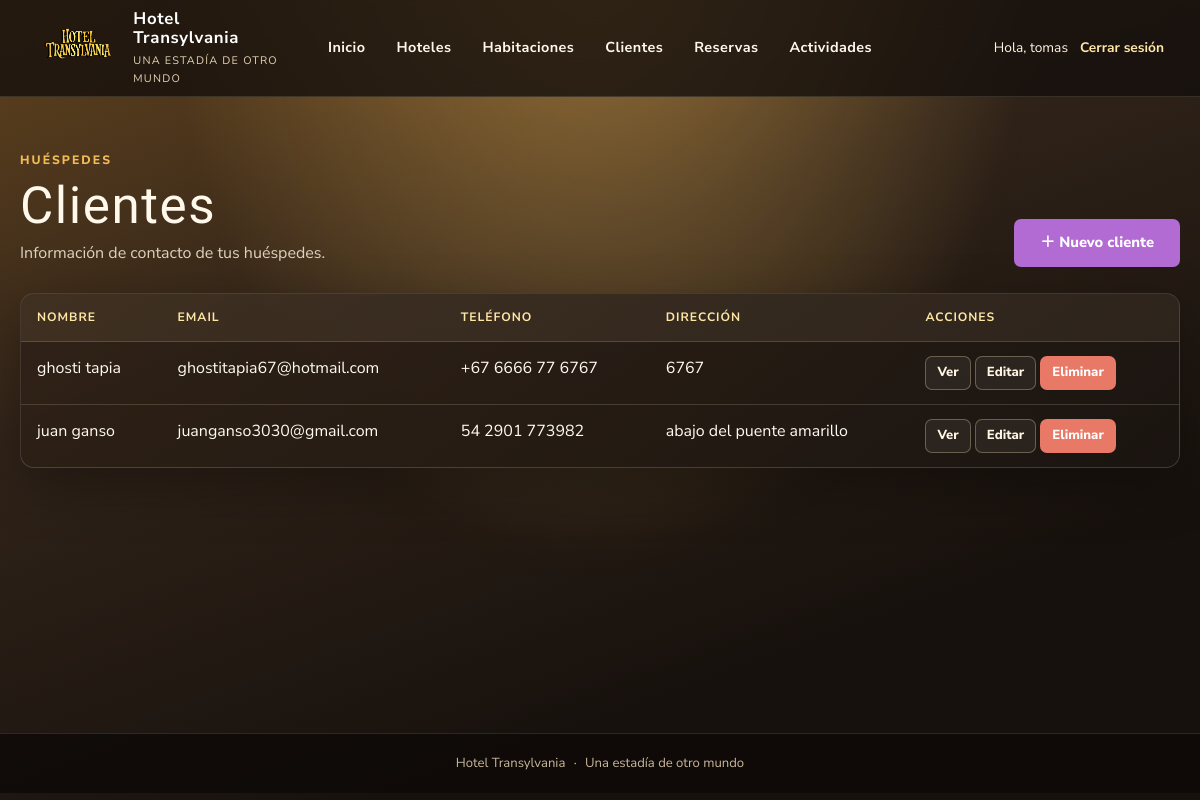
The app's page /clientes/ (signed in) with its own data.
### apps/cliente/models.py (models this page shows, shortened)
class Cliente(models.Model):
    nombre = models.CharField(max_length=100)
    apellido = models.CharField(max_length=100)
    email = models.EmailField(unique=True)
    telefono = models.CharField(max_length=20, blank=True, null=True)
    direccion = models.TextField(blank=True, null=True)

### apps/cliente/views.py (the view)
# urls.py: path('', login_required(ClienteListView.as_view()), name='cliente_list'),
class ClienteListView(LoginRequiredMixin, ListView):
    model = Cliente
    template_name = 'cliente/list.html'
    context_object_name = 'cliente'

### templates/cliente/list.html (shortened to what this page needs)
{% extends "base/base.html" %}
{% block content %}
<section class="page-heading">
    <div><p class="eyebrow">Huéspedes</p><h1>Clientes</h1><p class="subtitle">Información de contacto de tus huéspedes.</p></div>
    <a class="button" href="{% url 'cliente:cliente_create' %}">＋ Nuevo cliente</a>
</section>
{% if cliente %}
<div class="table-wrap">
    <table>
        <thead><tr><th>Nombre</th><th>Email</th><th>Teléfono</th><th>Dirección</th><th>Acciones</th></tr></thead>
        <tbody>{% for item in cliente %}
            <tr>
                <td>{{ item.nombre }} {{ item.apellido }}</td><td>{{ item.email }}</td>
                <td>{{ item.telefono|default:"—" }}</td><td>{{ item.direccion|default:"—"|truncatechars:60 }}</td>
                <td class="actions-cell">
                    <a class="button secondary small" href="{% url 'cliente:cliente_detail' item.pk %}">Ver</a>
                    <a class="button secondary small" href="{% url 'cliente:cliente_update' item.pk %}">Editar</a>
                    <a class="button danger small" href="{% url 'cliente:cliente_delete' item.pk %}">Eliminar</a>
                </td>
            </tr>
        {% endfor %}</tbody>
    </table>
</div>
{% else %}
<section class="empty-state"><p>Todavía no hay clientes registrados.</p><a class="button" href="{% url 'cliente:cliente_create' %}">Registrar primer cliente</a></section>
{% endif %}
{% endblock %}

### templates/base/base.html (shortened to what this page needs)
{% load static %}
<!doctype html>
<html lang="es">
<head>
    <link rel="stylesheet" href="{% static 'css/halloween.css' %}">
</head>
<body class="{% block page_class %}inner-page{% endblock %}">
    <header class="site-header">
        <div class="header-inner">
            <a class="brand" href="{% url 'inicio:inicio' %}">
                <img src="{% static 'img/hotel-transylvania-logo.png' %}" alt="Logo de Hotel Transylvania">
                <span class="brand-copy">
                    <strong>Hotel Transylvania</strong>
                    <span>Una estadía de otro mundo</span>
                </span>
            </a>
            <nav class="nav-bar" aria-label="Navegación principal">
                {% if request.resolver_match.url_name == 'inicio' %}
                    <div class="nav-inner">
                        <a href="{% url 'inicio:inicio' %}">Home</a>
                        <a href="#about">About</a>
                        <a href="#gallery">Gallery</a>
                        <a href="#faq">FAQ</a>
                        <a class="nav-cta" href="{% url 'reserva:reserva_list' %}">Reservas</a>
                    </div>
                {% else %}
                    <div class="nav-inner">
                        <a href="{% url 'inicio:inicio' %}">Inicio</a>
                        <a href="{% url 'hotel:hotel_list' %}">Hoteles</a>
                        <a href="{% url 'habitacion:habitacion_list' %}">Habitaciones</a>
                        <a href="{% url 'cliente:cliente_list' %}">Clientes</a>
                        <a href="{% url 'reserva:reserva_list' %}">Reservas</a>
                        <a href="{% url 'actividad_turistica:actividad_turistica_list' %}">Actividades</a>
                    </div>
                {% endif %}
            </nav>
            <div class="account">
                {% if user.is_authenticated %}
                    <span class="account-name">Hola, {{ user.get_short_name|default:user.username }}</span>
                    <form method="post" action="{% url 'seguridad:logout' %}">
                        <button class="logout-button" type="submit">Cerrar sesión</button>
                    </form>
                {% else %}
                    <a href="{% url 'seguridad:login' %}">Iniciar sesión</a>
                {% endif %}
            </div>
        </div>
    </header>
    <main class="{% block main_class %}page{% endblock %}">
        {% block content %}{% endblock %}
    </main>
    <footer class="site-footer">
        <div class="site-footer-inner">Hotel Transylvania <span aria-hidden="true">·</span> Una estadía de otro mundo</div>
    </footer>
</body>
</html>

### records on screen
Cliente: nombre "ghosti", apellido "tapia", email "ghostitapia67@hotmail.com", telefono "+67 6666 77 6767", direccion "6767"
Cliente: nombre "juan", apellido "ganso", email "juanganso3030@gmail.com", telefono "54 2901 773982", direccion "abajo del puente amarillo"

### other values on screen
{{ user.get_short_name|default:user.username }} "tomas"
